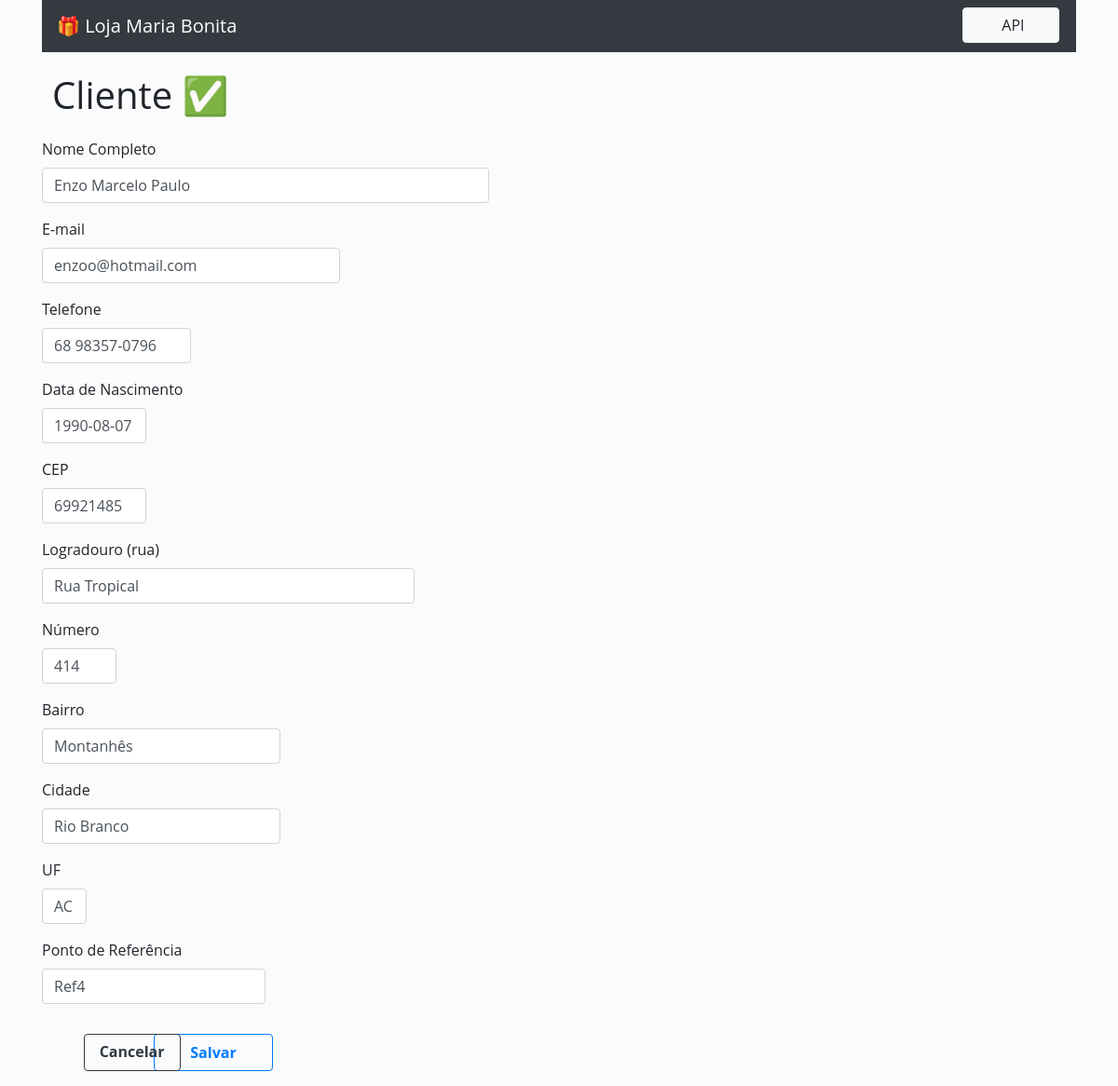
The page /17/alterar/ on the database its author committed.
### cadastro/models.py (models this page shows, shortened)
class DadosClientes(models.Model):
    nome = models.CharField('Nome Completo', max_length=150, blank=True)
    telefone = models.CharField('Telefone', max_length=14, blank=True)
    email = models.EmailField('E-mail', max_length=50)
    data_nascimento = models.DateField('Data de Nascimento', max_length=10)
    cep = models.CharField('CEP', max_length=8)
    cidade = models.CharField('Cidade', max_length=150)
    estado = models.CharField('UF', max_length=2)
    logradouro = models.CharField('Logradouro (rua)', max_length=100, blank=True)
    numero = models.CharField('Número', max_length=6)
    bairro = models.CharField('Bairro', max_length=100, blank=True)
    ponto_referencia = models.CharField('Ponto de Referência', max_length=150)

### cadastro/views.py (the view)
# urls.py: path('<int:pk>/alterar/', UpdateClienteView.as_view(), name='atualizar_cliente'),
class UpdateClienteView(UpdateView):
    model = DadosClientes
    template_name = 'add_cliente.html'
    fields = [
        'nome',
        'email',
        'telefone',
        'data_nascimento',
        'cep',
        'logradouro',
        'numero',
        'bairro',
        'cidade',
        'estado',
        'ponto_referencia',
    ]
    success_url = reverse_lazy('index')

### cadastro/templates/add_cliente.html (shortened to what this page needs)
{% extends 'base.html' %}
{% load bootstrap4 %}
{% block content %}
<h1 class="text-add-cliente">Cliente &#x2705</h1>
<form method="POST">
   <div class="form-group">
      {% bootstrap_form form %}
      {% buttons %}
      <button type="submit" class="btn btn-outline-primary save-button">Salvar</button>
      <a class="btn btn-outline-dark cancel-button-2" href="{% url 'index' %}">Cancelar</a>
      {% endbuttons %}
   </div>
</form>
{% endblock %}

### cadastro/templates/static/css/styles.css (style rules this page uses)
* { margin: 0; border: 0; padding: 0; }
body { font-family: "Open Sans", sans-serif; background-color: #FAFBFC; }
h1 { position: absolute; top: 5%; left: 1%; }
.text-add-cliente, .text-del-cliente { position: relative; margin-bottom: 2%; margin-top: 2%; }
.form-control { width: 30rem; right: 0% }
.btn { display: block; margin-right: 1rem; width: 6.5rem; }
.save-button { position: relative; display: inline; margin-top: 1rem; width: 8rem; left: 7.5rem; height: 2.5rem; text-align: center; font-weight: bold; }
.cancel-button-2 { position: absolute; display: inline; display: inline-block; text-align: center; margin-top: 1rem; height: 2.5rem; left: 5.6rem; font-weight: bold; }
#id_nome { width: 30rem; content: attr('ddd'); }
#id_email { width: 20rem; }
#id_telefone { width: 10rem; }
#id_data_nascimento, #id_cep { width: 7rem; }
#id_logradouro { width: 25rem; }
#id_numero { width: 5rem; }
#id_bairro, #id_cidade { width: 16rem; }
#id_estado { width: 3rem; }
#id_ponto_referencia { width: 15rem; }

### rows shown on the page
DadosClientes: nome "Enzo Marcelo Paulo", email "enzoo@hotmail.com", telefone "68 98357-0796", data_nascimento "1990-08-07", cep "69921485", logradouro "Rua Tropical", numero "414", bairro "Montanhês", cidade "Rio Branco", estado "AC", ponto_referencia "Ref4"
